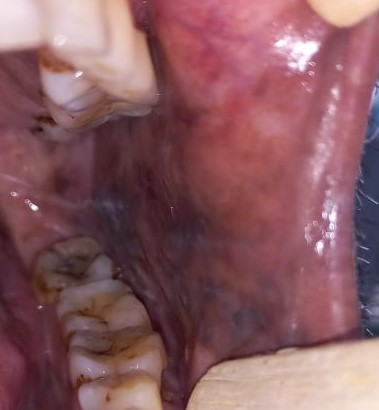
#> input picture data/test_images/sample1.jpeg, 379 x 410 px
$ python -i quality.py   (imports and definitions only)   (older library calls are emulated)
#> lines starting #> are read from the running program, lines starting #| are printed output that depends on the picture; after the words box and inside, x2 and y2 are one past the last pixel; in counts of white or black regions, pixels touching at a corner belong together
### core/utils.py
"""Shared helpers: image preparation used by every stage."""
import cv2
import numpy as np
from typing import Tuple

MAX_SIDE = 1280  # keeps uploads small, fast and cheap on credits


def load_resized(image_path: str, max_side: int = MAX_SIDE) -> Tuple[np.ndarray, bytes]:
    """Load an image (EXIF-rotated), shrink so the long side <= max_side.
    Returns (bgr_array, jpeg_bytes). Send the SAME bytes to SAM and to Muse Spark
    so box coordinates, masks and overlays all live in one coordinate system."""
    bgr = cv2.imread(image_path)
    if bgr is None:
        raise FileNotFoundError(f"Failed to load image from '{image_path}'")
    h, w = bgr.shape[:2]
    scale = max_side / max(h, w)
    if scale < 1.0:
        bgr = cv2.resize(bgr, (int(w * scale), int(h * scale)), interpolation=cv2.INTER_AREA)
    ok, buf = cv2.imencode(".jpg", bgr, [cv2.IMWRITE_JPEG_QUALITY, 92])
    if not ok:
        raise RuntimeError("JPEG encoding failed")
    return bgr, buf.tobytes()

### core/quality.py
import cv2
import numpy as np
from typing import Dict, Any

from core.utils import load_resized


class ImageQualityGate:
    """Pre-flight quality checks for intraoral photos (blur, glare) + optional enhancement.

    NOTE: the models always receive the ORIGINAL (resized) photo. Gray-World white balance
    assumes an average-gray scene; oral mucosa is mostly red/pink, so it can wash out the
    redness that matters clinically. It is therefore OFF by default (white_balance=False).
    """

    def __init__(self, blur_threshold: float = 100.0, glare_threshold: float = 0.08):
        self.blur_threshold = blur_threshold
        self.glare_threshold = glare_threshold

    def calculate_blur_score(self, gray_image: np.ndarray) -> float:
        return float(cv2.Laplacian(gray_image, cv2.CV_64F).var())

    def calculate_glare_ratio(self, bgr_image: np.ndarray) -> float:
        hsv = cv2.cvtColor(bgr_image, cv2.COLOR_BGR2HSV)
        _, s, v = cv2.split(hsv)
        glare_mask = (v > 220) & (s < 45)
        return float(np.count_nonzero(glare_mask) / (bgr_image.shape[0] * bgr_image.shape[1]))

    def enhance_contrast_clahe(self, bgr_image: np.ndarray) -> np.ndarray:
        lab = cv2.cvtColor(bgr_image, cv2.COLOR_BGR2LAB)
        l, a, b = cv2.split(lab)
        cl = cv2.createCLAHE(clipLimit=2.0, tileGridSize=(8, 8)).apply(l)
        return cv2.cvtColor(cv2.merge((cl, a, b)), cv2.COLOR_LAB2BGR)

    def gray_world_white_balance(self, bgr_image: np.ndarray) -> np.ndarray:
        b, g, r = cv2.split(bgr_image.astype(np.float32))
        b_avg, g_avg, r_avg = np.mean(b), np.mean(g), np.mean(r)
        k = (b_avg + g_avg + r_avg) / 3.0
        b = np.clip(b * (k / (b_avg + 1e-5)), 0, 255)
        g = np.clip(g * (k / (g_avg + 1e-5)), 0, 255)
        r = np.clip(r * (k / (r_avg + 1e-5)), 0, 255)
        return cv2.merge([b, g, r]).astype(np.uint8)

    def evaluate(self, image_path: str, white_balance: bool = False) -> Dict[str, Any]:
        # Fixed working size so blur scores are comparable across phone cameras.
        bgr, _ = load_resized(image_path, max_side=1024)
#> in load_resized, bgr is the input picture: shape (410, 379, 3); mean B, G, R 96.4, 90.2, 136.4
        gray = cv2.cvtColor(bgr, cv2.COLOR_BGR2GRAY)
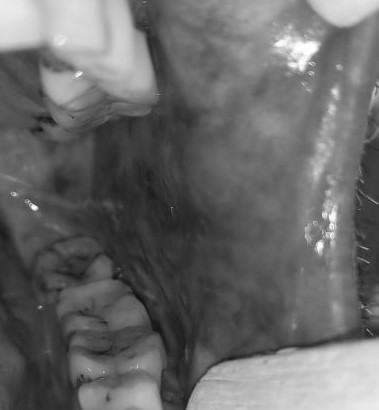
#> gray: shape (410, 379); min 12, max 255, mean 104.7

        blur_score = self.calculate_blur_score(gray)
#> blur_score = 67.55
        glare_ratio = self.calculate_glare_ratio(bgr)
#> in calculate_glare_ratio, `hsv = cv2.cvtColor(bgr_image, cv2.COLOR_BGR2HSV)`: hsv: shape (410, 379, 3); mean H, S, V 133.1, 98.2, 137.3
#> in calculate_glare_ratio, `_, s, v = cv2.split(hsv)`:
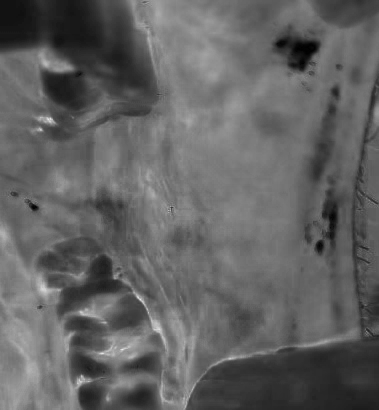
#> s: shape (410, 379); min 0, max 232, mean 98.2
#> in calculate_glare_ratio, `_, s, v = cv2.split(hsv)`:
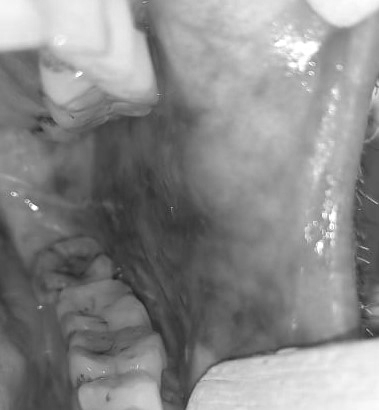
#> v: shape (410, 379); min 32, max 255, mean 137.3
#> in calculate_glare_ratio, `glare_mask = (v > 220) & (s < 45)`:
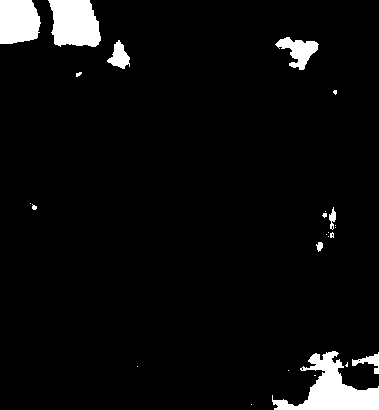
#> glare_mask: shape (410, 379) bool; 5% white; 25 white regions (15 under 20 px), largest, box (x1, y1, x2, y2) and area: (272, 351, 379, 410) 2724, (48, 0, 101, 47) 2008, (0, 0, 41, 44) 1587
#> glare_ratio = 0.0505

        issues = []
        is_blurry = blur_score < self.blur_threshold
#> is_blurry = True
        too_much_glare = glare_ratio > self.glare_threshold
#> too_much_glare = False
        if is_blurry:
            issues.append(f"Image is out of focus (sharpness {blur_score:.1f} < {self.blur_threshold}). "
                          "Hold the camera steady and retake.")
        if too_much_glare:
            issues.append(f"Excessive flash/saliva glare ({glare_ratio*100:.1f}% of image). "
                          "Tilt the camera slightly and retake.")

        work = self.gray_world_white_balance(bgr) if white_balance else bgr
        return {
            "is_acceptable": (not is_blurry) and (not too_much_glare),
            "blur_score": round(blur_score, 2),
            "glare_ratio": round(glare_ratio, 4),
            "issues": issues,
            "enhanced_image": self.enhance_contrast_clahe(work),
        }
#> in enhance_contrast_clahe, `lab = cv2.cvtColor(bgr_image, cv2.COLOR_BGR2LAB)`: lab: shape (410, 379, 3); mean of channels 0, 1, 2 109.6, 148.2, 132.6
#> in enhance_contrast_clahe, `l, a, b = cv2.split(lab)`:
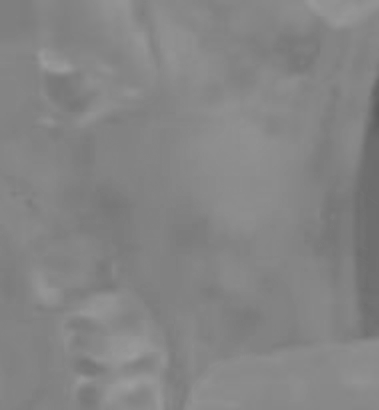
#> b: shape (410, 379); min 92, max 158, mean 132.6
#> in enhance_contrast_clahe, `cl = cv2.createCLAHE(clipLimit=2.0, tileGridSize=(8, 8)).apply(l)`:
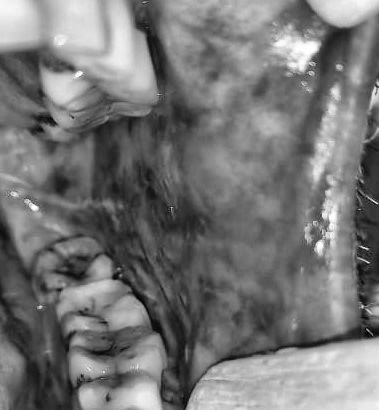
#> cl: shape (410, 379); min 4, max 255, mean 117.8
#> in enhance_contrast_clahe, `return cv2.cvtColor(cv2.merge((cl, a, b)), cv2.COLOR_LAB2BGR)`:
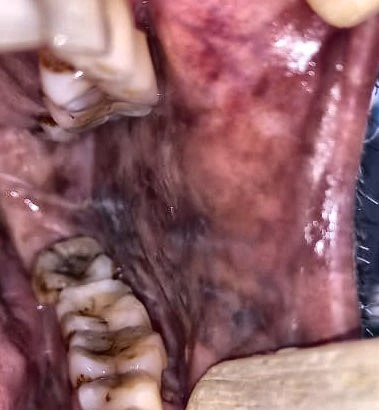
#> returned value: shape (410, 379, 3); mean B, G, R 104.3, 98.2, 145

>>> result = ImageQualityGate().evaluate('../data/test_images/sample1.jpeg')
#> result = 5 items
